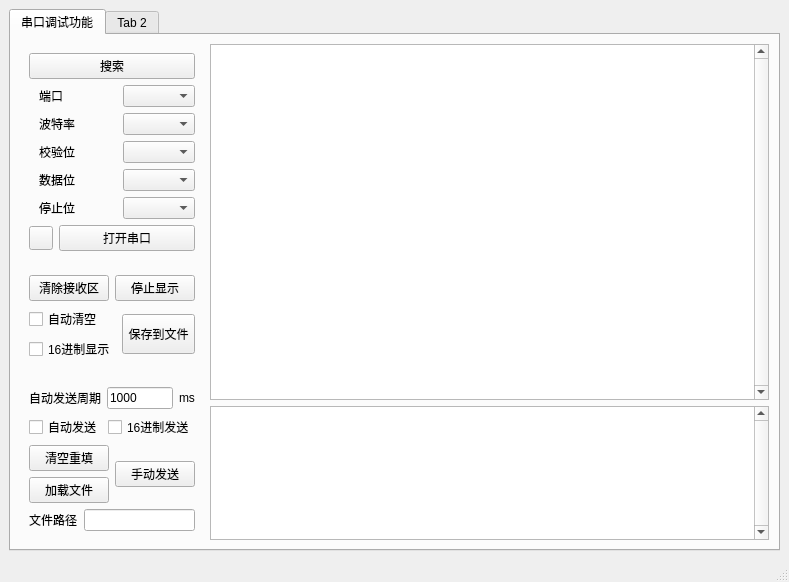
<?xml version="1.0" encoding="UTF-8"?>
<ui version="4.0">
 <class>MainWindow</class>
 <widget class="QMainWindow" name="MainWindow">
  <property name="geometry">
   <rect>
    <x>0</x>
    <y>0</y>
    <width>789</width>
    <height>574</height>
   </rect>
  </property>
  <property name="sizePolicy">
   <sizepolicy hsizetype="Fixed" vsizetype="Fixed">
    <horstretch>0</horstretch>
    <verstretch>0</verstretch>
   </sizepolicy>
  </property>
  <property name="windowTitle">
   <string>SerialTool</string>
  </property>
  <widget class="QWidget" name="centralwidget">
   <layout class="QGridLayout" name="gridLayout">
    <item row="0" column="0">
     <widget class="QTabWidget" name="tabWidget">
      <property name="currentIndex">
       <number>0</number>
      </property>
      <widget class="QWidget" name="tab">
       <attribute name="title">
        <string>串口调试功能</string>
       </attribute>
       <layout class="QGridLayout" name="gridLayout_5">
        <item row="0" column="0">
         <layout class="QHBoxLayout" name="horizontalLayout_13" stretch="2,8">
          <item>
           <layout class="QVBoxLayout" name="verticalLayout_8" stretch="0,2,0,2">
            <item>
             <widget class="QWidget" name="widget_up" native="true">
              <layout class="QGridLayout" name="gridLayout_2">
               <item row="0" column="0">
                <layout class="QVBoxLayout" name="verticalLayout_9">
                 <item>
                  <widget class="QPushButton" name="btn_search">
                   <property name="text">
                    <string>搜索</string>
                   </property>
                  </widget>
                 </item>
                 <item>
                  <layout class="QHBoxLayout" name="horizontalLayout">
                   <item>
                    <spacer name="horizontalSpacer_4">
                     <property name="orientation">
                      <enum>Qt::Horizontal</enum>
                     </property>
                     <property name="sizeType">
                      <enum>QSizePolicy::Fixed</enum>
                     </property>
                     <property name="sizeHint" stdset="0">
                      <size>
                       <width>10</width>
                       <height>20</height>
                      </size>
                     </property>
                    </spacer>
                   </item>
                   <item>
                    <layout class="QVBoxLayout" name="verticalLayout_3">
                     <item>
                      <widget class="QLabel" name="label">
                       <property name="text">
                        <string>端口</string>
                       </property>
                      </widget>
                     </item>
                     <item>
                      <widget class="QLabel" name="label_2">
                       <property name="text">
                        <string>波特率</string>
                       </property>
                      </widget>
                     </item>
                     <item>
                      <widget class="QLabel" name="label_3">
                       <property name="text">
                        <string>校验位</string>
                       </property>
                      </widget>
                     </item>
                     <item>
                      <widget class="QLabel" name="label_4">
                       <property name="text">
                        <string>数据位</string>
                       </property>
                      </widget>
                     </item>
                     <item>
                      <widget class="QLabel" name="label_5">
                       <property name="text">
                        <string>停止位</string>
                       </property>
                      </widget>
                     </item>
                    </layout>
                   </item>
                   <item>
                    <spacer name="horizontalSpacer_3">
                     <property name="orientation">
                      <enum>Qt::Horizontal</enum>
                     </property>
                     <property name="sizeType">
                      <enum>QSizePolicy::Fixed</enum>
                     </property>
                     <property name="sizeHint" stdset="0">
                      <size>
                       <width>10</width>
                       <height>20</height>
                      </size>
                     </property>
                    </spacer>
                   </item>
                   <item>
                    <layout class="QVBoxLayout" name="verticalLayout">
                     <item>
                      <widget class="QComboBox" name="cbox_com"/>
                     </item>
                     <item>
                      <widget class="QComboBox" name="cbox_baudrate"/>
                     </item>
                     <item>
                      <widget class="QComboBox" name="cbox_parity"/>
                     </item>
                     <item>
                      <widget class="QComboBox" name="cbox_databit"/>
                     </item>
                     <item>
                      <widget class="QComboBox" name="cbox_stopbit"/>
                     </item>
                    </layout>
                   </item>
                  </layout>
                 </item>
                 <item>
                  <layout class="QHBoxLayout" name="horizontalLayout_2">
                   <item>
                    <widget class="QPushButton" name="btn_port_indict">
                     <property name="sizePolicy">
                      <sizepolicy hsizetype="Expanding" vsizetype="Expanding">
                       <horstretch>0</horstretch>
                       <verstretch>0</verstretch>
                      </sizepolicy>
                     </property>
                     <property name="minimumSize">
                      <size>
                       <width>24</width>
                       <height>24</height>
                      </size>
                     </property>
                     <property name="maximumSize">
                      <size>
                       <width>24</width>
                       <height>24</height>
                      </size>
                     </property>
                     <property name="styleSheet">
                      <string notr="true"/>
                     </property>
                     <property name="text">
                      <string/>
                     </property>
                    </widget>
                   </item>
                   <item>
                    <widget class="QPushButton" name="btn_open">
                     <property name="text">
                      <string>打开串口</string>
                     </property>
                    </widget>
                   </item>
                  </layout>
                 </item>
                </layout>
               </item>
              </layout>
             </widget>
            </item>
            <item>
             <widget class="QWidget" name="widget_mid" native="true">
              <layout class="QGridLayout" name="gridLayout_3">
               <item row="0" column="0">
                <layout class="QVBoxLayout" name="verticalLayout_5">
                 <item>
                  <layout class="QHBoxLayout" name="horizontalLayout_7" stretch="2,2">
                   <item>
                    <widget class="QPushButton" name="btn_clear">
                     <property name="text">
                      <string>清除接收区</string>
                     </property>
                    </widget>
                   </item>
                   <item>
                    <widget class="QPushButton" name="btn_stop_disp">
                     <property name="text">
                      <string>停止显示</string>
                     </property>
                    </widget>
                   </item>
                  </layout>
                 </item>
                 <item>
                  <layout class="QHBoxLayout" name="horizontalLayout_8">
                   <item>
                    <layout class="QVBoxLayout" name="verticalLayout_4">
                     <item>
                      <widget class="QCheckBox" name="checkBox">
                       <property name="text">
                        <string>自动清空</string>
                       </property>
                      </widget>
                     </item>
                     <item>
                      <widget class="QCheckBox" name="chkbox_rx_hex">
                       <property name="text">
                        <string>16进制显示</string>
                       </property>
                      </widget>
                     </item>
                    </layout>
                   </item>
                   <item>
                    <widget class="QPushButton" name="btn_save">
                     <property name="sizePolicy">
                      <sizepolicy hsizetype="Maximum" vsizetype="Fixed">
                       <horstretch>0</horstretch>
                       <verstretch>0</verstretch>
                      </sizepolicy>
                     </property>
                     <property name="minimumSize">
                      <size>
                       <width>40</width>
                       <height>40</height>
                      </size>
                     </property>
                     <property name="text">
                      <string>保存到文件</string>
                     </property>
                    </widget>
                   </item>
                  </layout>
                 </item>
                </layout>
               </item>
              </layout>
             </widget>
            </item>
            <item>
             <spacer name="verticalSpacer">
              <property name="orientation">
               <enum>Qt::Vertical</enum>
              </property>
              <property name="sizeHint" stdset="0">
               <size>
                <width>20</width>
                <height>10</height>
               </size>
              </property>
             </spacer>
            </item>
            <item>
             <widget class="QWidget" name="widget_down" native="true">
              <layout class="QGridLayout" name="gridLayout_4">
               <item row="0" column="0">
                <layout class="QVBoxLayout" name="verticalLayout_7">
                 <item>
                  <layout class="QHBoxLayout" name="horizontalLayout_9">
                   <item>
                    <widget class="QLabel" name="label_6">
                     <property name="text">
                      <string>自动发送周期</string>
                     </property>
                    </widget>
                   </item>
                   <item>
                    <widget class="QLineEdit" name="le_auto_send_time">
                     <property name="text">
                      <string>1000</string>
                     </property>
                    </widget>
                   </item>
                   <item>
                    <widget class="QLabel" name="label_7">
                     <property name="text">
                      <string>ms</string>
                     </property>
                    </widget>
                   </item>
                  </layout>
                 </item>
                 <item>
                  <layout class="QHBoxLayout" name="horizontalLayout_10">
                   <item>
                    <widget class="QCheckBox" name="chk_auto_send">
                     <property name="text">
                      <string>自动发送</string>
                     </property>
                    </widget>
                   </item>
                   <item>
                    <widget class="QCheckBox" name="chkbox_tx_hex">
                     <property name="text">
                      <string>16进制发送</string>
                     </property>
                    </widget>
                   </item>
                  </layout>
                 </item>
                 <item>
                  <layout class="QHBoxLayout" name="horizontalLayout_11">
                   <item>
                    <layout class="QVBoxLayout" name="verticalLayout_6">
                     <item>
                      <widget class="QPushButton" name="pushButton_3">
                       <property name="text">
                        <string>清空重填</string>
                       </property>
                      </widget>
                     </item>
                     <item>
                      <widget class="QPushButton" name="btn_load_file">
                       <property name="text">
                        <string>加载文件</string>
                       </property>
                      </widget>
                     </item>
                    </layout>
                   </item>
                   <item>
                    <widget class="QPushButton" name="btn_send">
                     <property name="text">
                      <string>手动发送</string>
                     </property>
                    </widget>
                   </item>
                  </layout>
                 </item>
                 <item>
                  <layout class="QHBoxLayout" name="horizontalLayout_12">
                   <item>
                    <widget class="QLabel" name="label_8">
                     <property name="text">
                      <string>文件路径</string>
                     </property>
                    </widget>
                   </item>
                   <item>
                    <widget class="QLineEdit" name="le_file_path"/>
                   </item>
                  </layout>
                 </item>
                </layout>
               </item>
              </layout>
             </widget>
            </item>
           </layout>
          </item>
          <item>
           <layout class="QVBoxLayout" name="verticalLayout_2" stretch="8,3">
            <item>
             <widget class="QPlainTextEdit" name="pte_rx">
              <property name="sizePolicy">
               <sizepolicy hsizetype="Preferred" vsizetype="Preferred">
                <horstretch>0</horstretch>
                <verstretch>0</verstretch>
               </sizepolicy>
              </property>
              <property name="verticalScrollBarPolicy">
               <enum>Qt::ScrollBarAlwaysOn</enum>
              </property>
              <property name="horizontalScrollBarPolicy">
               <enum>Qt::ScrollBarAsNeeded</enum>
              </property>
              <property name="sizeAdjustPolicy">
               <enum>QAbstractScrollArea::AdjustToContents</enum>
              </property>
              <property name="readOnly">
               <bool>true</bool>
              </property>
             </widget>
            </item>
            <item>
             <widget class="QPlainTextEdit" name="pte_tx">
              <property name="verticalScrollBarPolicy">
               <enum>Qt::ScrollBarAlwaysOn</enum>
              </property>
             </widget>
            </item>
           </layout>
          </item>
         </layout>
        </item>
       </layout>
      </widget>
      <widget class="QWidget" name="tab_2">
       <attribute name="title">
        <string>Tab 2</string>
       </attribute>
      </widget>
     </widget>
    </item>
   </layout>
  </widget>
  <widget class="QStatusBar" name="statusbar"/>
 </widget>
 <resources/>
 <connections>
  <connection>
   <sender>btn_search</sender>
   <signal>clicked()</signal>
   <receiver>MainWindow</receiver>
   <slot>btn_search_clicked()</slot>
   <hints>
    <hint type="sourcelabel">
     <x>80</x>
     <y>62</y>
    </hint>
    <hint type="destinationlabel">
     <x>314</x>
     <y>190</y>
    </hint>
   </hints>
  </connection>
  <connection>
   <sender>btn_open</sender>
   <signal>clicked()</signal>
   <receiver>MainWindow</receiver>
   <slot>btn_open_clicked()</slot>
   <hints>
    <hint type="sourcelabel">
     <x>88</x>
     <y>215</y>
    </hint>
    <hint type="destinationlabel">
     <x>243</x>
     <y>208</y>
    </hint>
   </hints>
  </connection>
  <connection>
   <sender>btn_send</sender>
   <signal>clicked()</signal>
   <receiver>MainWindow</receiver>
   <slot>btn_send_clicked()</slot>
   <hints>
    <hint type="sourcelabel">
     <x>151</x>
     <y>472</y>
    </hint>
    <hint type="destinationlabel">
     <x>231</x>
     <y>573</y>
    </hint>
   </hints>
  </connection>
  <connection>
   <sender>btn_stop_disp</sender>
   <signal>clicked()</signal>
   <receiver>MainWindow</receiver>
   <slot>btn_stop_display()</slot>
   <hints>
    <hint type="sourcelabel">
     <x>163</x>
     <y>279</y>
    </hint>
    <hint type="destinationlabel">
     <x>226</x>
     <y>0</y>
    </hint>
   </hints>
  </connection>
  <connection>
   <sender>chk_auto_send</sender>
   <signal>stateChanged(int)</signal>
   <receiver>MainWindow</receiver>
   <slot>chk_auto_send_statechanged()</slot>
   <hints>
    <hint type="sourcelabel">
     <x>54</x>
     <y>417</y>
    </hint>
    <hint type="destinationlabel">
     <x>4</x>
     <y>437</y>
    </hint>
   </hints>
  </connection>
  <connection>
   <sender>btn_save</sender>
   <signal>clicked()</signal>
   <receiver>MainWindow</receiver>
   <slot>btn_save2file()</slot>
   <hints>
    <hint type="sourcelabel">
     <x>139</x>
     <y>315</y>
    </hint>
    <hint type="destinationlabel">
     <x>4</x>
     <y>327</y>
    </hint>
   </hints>
  </connection>
  <connection>
   <sender>le_auto_send_time</sender>
   <signal>editingFinished()</signal>
   <receiver>MainWindow</receiver>
   <slot>le_time_changed()</slot>
   <hints>
    <hint type="sourcelabel">
     <x>133</x>
     <y>391</y>
    </hint>
    <hint type="destinationlabel">
     <x>6</x>
     <y>377</y>
    </hint>
   </hints>
  </connection>
  <connection>
   <sender>pushButton_3</sender>
   <signal>clicked()</signal>
   <receiver>pte_tx</receiver>
   <slot>clear()</slot>
   <hints>
    <hint type="sourcelabel">
     <x>85</x>
     <y>446</y>
    </hint>
    <hint type="destinationlabel">
     <x>279</x>
     <y>456</y>
    </hint>
   </hints>
  </connection>
  <connection>
   <sender>btn_clear</sender>
   <signal>clicked()</signal>
   <receiver>pte_rx</receiver>
   <slot>clear()</slot>
   <hints>
    <hint type="sourcelabel">
     <x>69</x>
     <y>281</y>
    </hint>
    <hint type="destinationlabel">
     <x>218</x>
     <y>279</y>
    </hint>
   </hints>
  </connection>
  <connection>
   <sender>btn_load_file</sender>
   <signal>clicked()</signal>
   <receiver>MainWindow</receiver>
   <slot>btn_load_file_clicked()</slot>
   <hints>
    <hint type="sourcelabel">
     <x>66</x>
     <y>473</y>
    </hint>
    <hint type="destinationlabel">
     <x>84</x>
     <y>544</y>
    </hint>
   </hints>
  </connection>
 </connections>
 <slots>
  <slot>btn_search_clicked()</slot>
  <slot>btn_open_clicked()</slot>
  <slot>btn_send_clicked()</slot>
  <slot>btn_stop_display()</slot>
  <slot>chk_auto_send_statechanged()</slot>
  <slot>btn_clear_clicked()</slot>
  <slot>btn_save2file()</slot>
  <slot>le_time_changed()</slot>
  <slot>btn_load_file_clicked()</slot>
  <slot>btn_save_data_clicked()</slot>
 </slots>
</ui>
